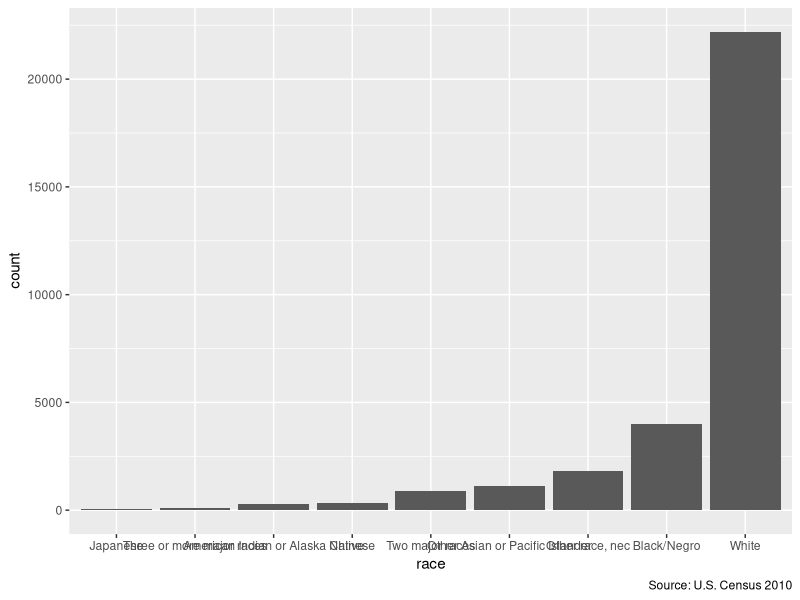

Generate this figure with R:
## ---- chunk 1
library(dplyr)
library(readr)
library(haven)
library(ggplot2)
## ---- chunk 2
cen10 <- read_csv("data/input/usc2010_001percent.csv", col_types = cols())
## ---- chunk 3
copy <- cen10 
## ---- chunk 4
copy
## ---- chunk 5
copy <- ""
## ---- chunk 6
copy
## ---- chunk 7
my_list <- list()
my_list
## ---- chunk 8
my_list[[1]] <- "contents of the first slot -- this is a string"
my_list[["slot 2"]] <- "contents of slot named slot 2"
my_list
## ---- chunk 9
my_list[[1]] <- c(1, 2, 3, 4, 5)
my_list
## ---- chunk 10
my_list[[1]][[1]] <- "subitem 1 in slot 1 of my_list"
my_list[[1]][[2]] <- "subitem 1 in slot 2 of my_list"
my_list[[1]][[3]] <- "subitem 1 in slot 3 of my_list"

my_list
## ---- chunk 11
class(cen10)
## ---- chunk 12
class("some random text")
## ---- chunk 13
pikachu <- list(name = "Pikachu",
                number = 25,
                type = "Electric",
                color = "Yellow")
## ---- chunk 14
class(pikachu) <- "Pokemon"
str(pikachu)
pikachu$type

## ---- chunk 15
ols <- lm(mpg ~ wt + vs + gear + carb, mtcars)
class(ols)
## ---- chunk 16

grp_race <- group_by(cen10, race)%>%
  summarize(count = n())

grp_race_ordered <- arrange(grp_race, count) %>% 
  mutate(race = forcats::as_factor(race))

gg_tab <- ggplot(data = grp_race_ordered) +
  aes(x = race, y = count) +
  geom_col() +
  labs(caption = "Source: U.S. Census 2010")

gg_tab
## ---- chunk 17
gg_tab<- gg_tab + coord_flip()
## ---- chunk 18
str(my_list)
class(my_list)
## ---- chunk 19
str(pikachu)
## ---- chunk 20
nrow(cen10)
## ---- chunk 21
# Enter yourself
unique(cen10$race)
mean(cen10$race == "American Indian or Alaska Native")
## ---- chunk 22
grp_race_ordered$count
class(grp_race_ordered$count)
## ---- chunk 23
head(cen10$age)
## ---- chunk 24
my_name <- "Yon Soo"
my_name
class(my_name)
## ---- chunk 25
my_name_letters <- c("S", "h", "i", "r", "o")
my_name_letters
class(my_name_letters)
## ---- chunk 26
my_name2 <- "shiro"
my_name == my_name2
## ---- chunk 27
count_men <- function(data) {
  
  nmen <- sum(data$sex == "Male")
  
  return(nmen)
}
## ---- chunk 28
count_men(cen10)
## ---- chunk 29
count_men(cen10[cen10$state == "California",])
## ---- chunk 30
nw_in_state <- function(data, state) {
  
  s.subset <- data[data$state == state,]
  total.s <- nrow(s.subset)
  nw.s <- sum(s.subset$race != "White")
  
  nw.s / total.s
}
## ---- chunk 31
nw_in_state(cen10, "Massachusetts")

## ---- chunk 32
# Enter on your own

## ---- chunk 33
# Enter on your own
## ---- chunk 34
# Enter on your own
## ---- chunk 35
help(package = "ggplot2")
## ---- chunk 36
library(ggplot2)
## ---- chunk 37
x <- 5
if (x >0) {
  print("positive number")
} else if (x == 0)  {
  print ("zero")
} else {
  print("negative number")
}
## ---- chunk 38
is_positive <- function(number) {
  if (number >0) {
    print("positive number")
  } else if (number == 0)  {
    print ("zero")
  } else {
    print("negative number")
  }
}

is_positive(5)
is_positive(-3)
## ---- chunk 39
fruits <- c("apples", "oranges", "grapes")
## ---- chunk 40
for (fruit in fruits) {
  print(paste("I love", fruit))
}
## ---- chunk 41
for (i in 1:length(fruits)) {
  print(paste("I love", fruits[i]))
}
## ---- chunk 42
states_of_interest <- c("California", "Massachusetts", "New Hampshire", "Washington")

for( state in states_of_interest){
  state_data <- cen10[cen10$state == state,]
  nmen <- sum(state_data$sex == "Male")

  n <- nrow(state_data)
  men_perc <- round(100*(nmen/n), digits=2)
  print(paste("Percentage of men in",state, "is", men_perc))

}

## ---- chunk 43
states_of_interest <- c("California", "Massachusetts", "New Hampshire", "Washington")
male_percentages <- c()
iter <-1 

for( state in states_of_interest){
  state_data <- cen10[cen10$state == state,]
  nmen <- sum(state_data$sex == "Male")
  n <- nrow(state_data)
  men_perc <- round(100*(nmen/n), digits=2)
  
  male_percentages <- c(male_percentages, men_perc)
  names(male_percentages)[iter] <- state
  iter <- iter + 1
}

male_percentages

## ---- chunk 44

states_of_interest <- c("California", "Massachusetts", "New Hampshire", "Washington")
for (state in states_of_interest) {
  for (race in unique(cen10$race)) {
    race_state_num <- nrow(cen10[cen10$race == race & cen10$state == state, ])
    state_pop <- nrow(cen10[cen10$state == state, ])
    race_perc <- round(100*(race_state_num/(state_pop)), digits=2)
    print(paste("Percentage of ", race , "in", state, "is", race_perc))
  }
}
## ---- chunk 45
acs<- read_csv("data/input/acs2015_1percent.csv", col_types = cols())
set.seed(02138)
sample_acs <- sample_frac(acs, 0.01)

# Enter yourself
## ---- chunk 46
# Enter yourself

## ---- chunk 47
states_of_interest <- c("California", "Massachusetts", "New Hampshire", "Washington")
# Enter yourself

## ---- chunk 48
states_of_interest <- c("California", "Massachusetts", "New Hampshire", "Washington")
for (state in states_of_interest) {
  for (race in unique(cen10$race)) {
    race_state_num <- nrow(cen10[cen10$race == race & cen10$state == state, ])
    state_pop <- nrow(cen10[cen10$state == state, ])
    race_perc <- round(100*(race_state_num/(state_pop)), digits=2)
    print(paste("Percentage of ", race , "in", state, "is", race_perc))
  }
}
## ---- chunk 49


